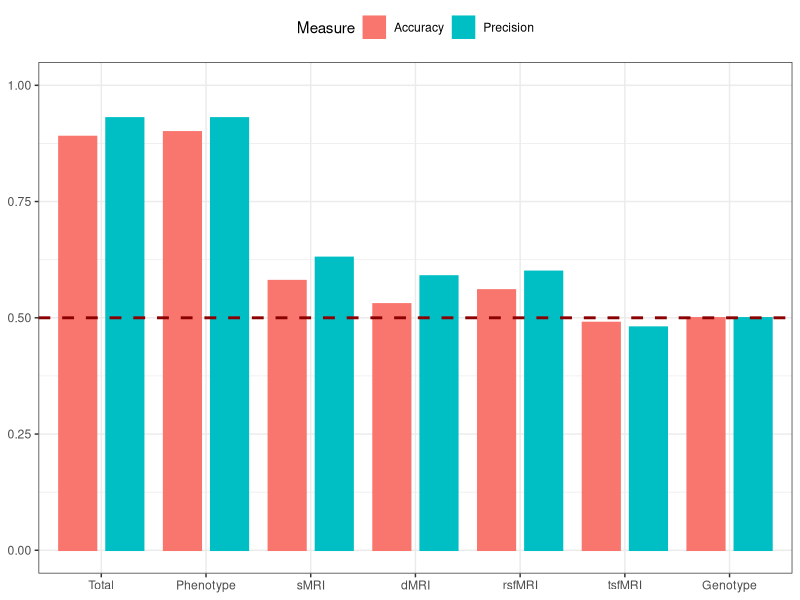
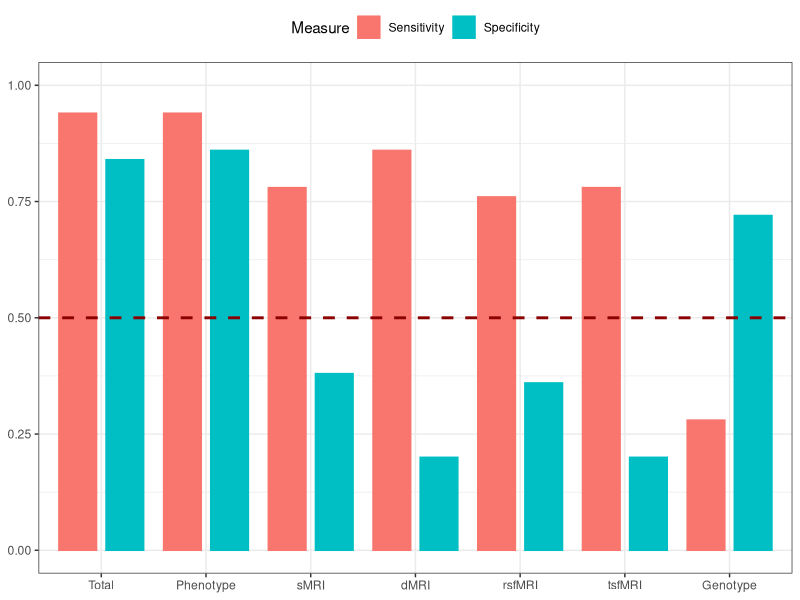

Generate these figures, in order, with R:
library(tidyverse)

# Kernel-wise analysis
DFA <- data.frame(
  KERNEL = rep(c("Total", "Phenotype", "sMRI", "dMRI", "rsfMRI", "tsfMRI", "Genotype"),2),
  VALUE = c(0.89, 0.90, 0.58, 0.53, 0.56, 0.49, 0.50, 0.93, 0.93, 0.63, 0.59, 0.60, 0.48, 0.50),
  TYPE = c(rep("Accuracy", 7), rep("Precision", 7)))

DFA$KERNEL <- factor(DFA$KERNEL, levels=c("Total", "Phenotype", "sMRI", "dMRI", "rsfMRI", "tsfMRI", "Genotype"))

DFB <- data.frame(
  KERNEL = rep(c("Total", "Phenotype", "sMRI", "dMRI", "rsfMRI", "tsfMRI", "Genotype"),2),
  VALUE = c(0.94, 0.94, 0.78, 0.86, 0.76, 0.78, 0.28, 0.84, 0.86, 0.38, 0.20, 0.36, 0.20, 0.72),
  TYPE = c(rep("Sensitivity", 7), rep("Specificity", 7)))

DFB$KERNEL <- factor(DFB$KERNEL, levels=c("Total", "Phenotype", "sMRI", "dMRI", "rsfMRI", "tsfMRI", "Genotype"))

ggplot(DFA, aes(x=KERNEL, y=VALUE, color=TYPE, fill=TYPE)) +
  geom_bar(stat="identity", position=position_dodge2(width = 0.1, preserve = "single", padding = 0.2)) +
  ylim(0,1) +
  geom_hline(yintercept = 0.5, color = "darkred", size = 1, linetype = "dashed") +
  theme_bw() +
  labs(fill="Measure",
       color="Measure",
       x=NULL, y=NULL) +
  theme(legend.position = "top")

ggplot(DFB, aes(x=KERNEL, y=VALUE, color=TYPE, fill=TYPE)) +
  geom_bar(stat="identity", position=position_dodge2(width = 0.1, preserve = "single", padding = 0.2)) +
  ylim(0,1) +
  geom_hline(yintercept = 0.5, color = "darkred", size = 1, linetype = "dashed") +
  theme_bw() +
  labs(fill="Measure",
       color="Measure",
       x=NULL, y=NULL) +
  theme(legend.position = "top")
